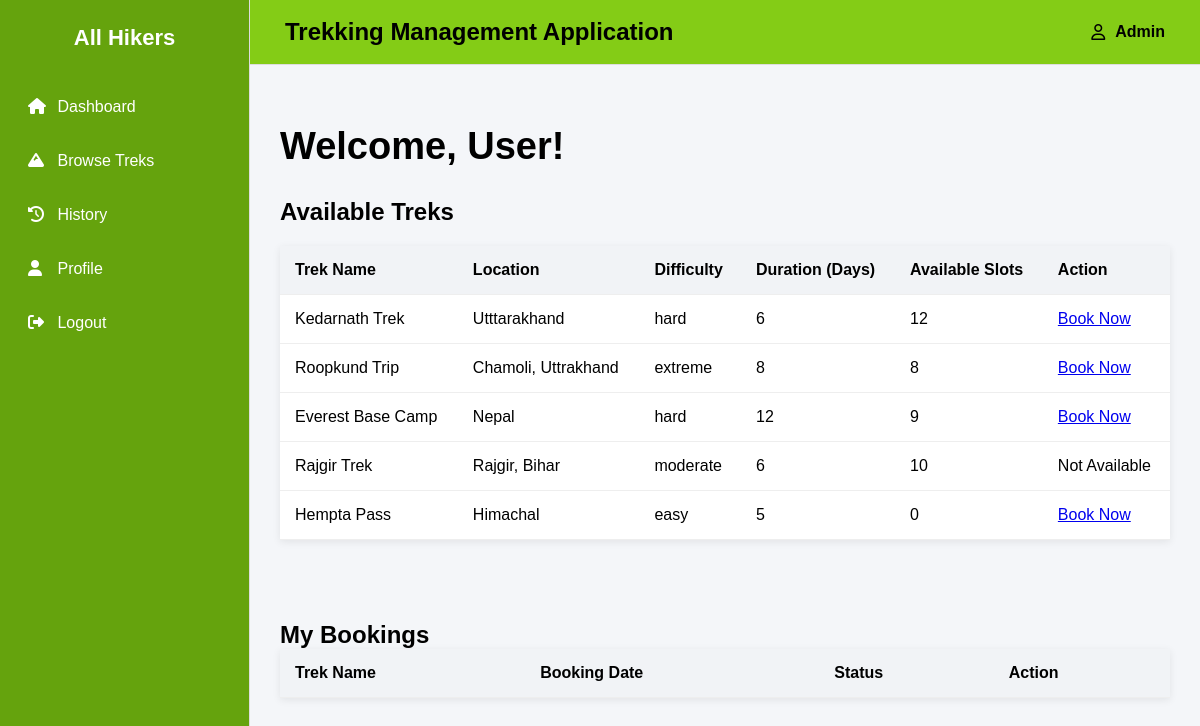
/user_dashboard, run on an earlier commit of the app's database.
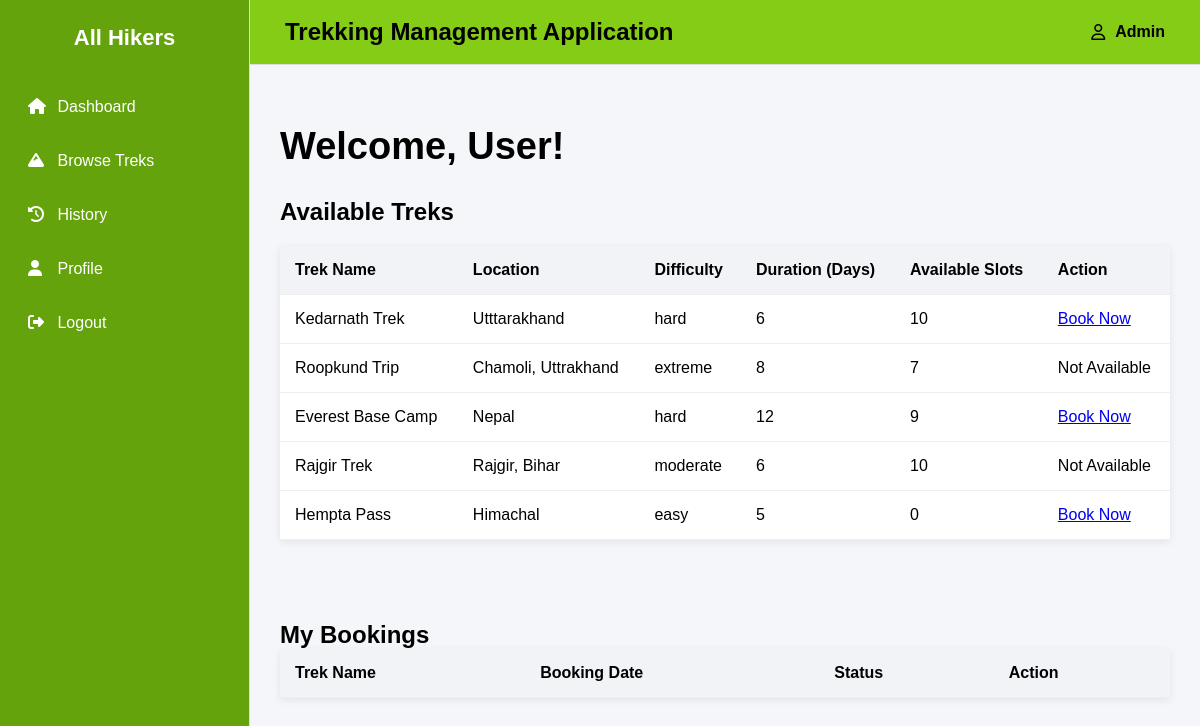
And on a later commit of the database.
### backend/models.py (models this page shows)
class Trek(db.Model):
    __tablename__="trek"
    id = db.Column(db.Integer,primary_key=True)
    trek_name = db.Column(db.String,nullable=False)
    location = db.Column(db.String,nullable=False)
    difficulty = db.Column(db.String,nullable=False)
    duration_days = db.Column(db.Integer,nullable=False)
    available_slots = db.Column(db.Integer,nullable=False)
    assigned_staff_id = db.Column(db.Integer, db.ForeignKey("staff_profile.id"),nullable=True)
    status = db.Column(db.String,default="Available")
    start_date = db.Column(db.Date,nullable=False)
    end_date = db.Column(db.Date,nullable=False)
    bookings=db.relationship("Booking",cascade="all,delete",backref="trek",lazy=True) #Trek can access all of its bookings

### backend/controllers.py (the view)
@auth_bp.route('/user_dashboard')
def user_dashboard():
    user_id = request.args.get('id')
    treks = Trek.query.all()      # Add new Trek (save clik) data will show in user_dashboard also due to this
    bookings = db.session.query(Booking, Trek).join(Trek, Booking.trek_id == Trek.id).filter(Booking.user_id == user_id).all()
    return render_template('user_dashboard.html', treks=treks, bookings=bookings)

### templates/user_dashboard.html (shortened to what this page needs)
{% extends "base.html" %}
{% block content %}
<h1 class="page-title">
    Welcome, {{ session.get('username', 'User') }}!
</h1>
<div class="section">
    <div class="section-header">
        <h2>Available Treks</h2>
    </div>
    {% if treks %}
    <table class="task-table">
        <thead>
            <tr>
                <th>Trek Name</th>
                <th>Location</th>
                <th>Difficulty</th>
                <th>Duration (Days)</th>
                <th>Available Slots</th>
                <th>Action</th>
            </tr>
        </thead>
        <tbody>
            {% for trek in treks %}
            <tr>
                <td>{{ trek.trek_name }}</td>
                <td>{{ trek.location }}</td>
                <td>{{ trek.difficulty }}</td>
                <td>{{ trek.duration_days }}</td>
                <td>{{ trek.available_slots }}</td>
                <td>
                    {% if trek.status.lower() != 'inactive' %}
                        <a href="{{ url_for('auth.book_trek', trek_id=trek.id) }}">Book Now</a>
                    {% else %}
                        <span>Not Available</span>
                    {% endif %}
                </td>
            </tr>
            {% endfor %}
        </tbody>
    </table>
    {% else %}
        <p>No Available Treks yet.</p>
    {% endif %}
</div>
<br><br>
<div class="section">
    <h2>My Bookings</h2>
    <table>
        <thead>
            <tr>
                <th>Trek Name</th>
                <th>Booking Date</th>
                <th>Status</th>
                <th>Action</th>
            </tr>
        </thead>
    </table>
</div>
{% endblock %}

What changed in the data, as far as the page shows it:
changed Trek "Kedarnath Trek": available_slots "12" → "10"
changed Trek "Roopkund Trip": available_slots "8" → "7"; status "Book Now" → "Not Available"
